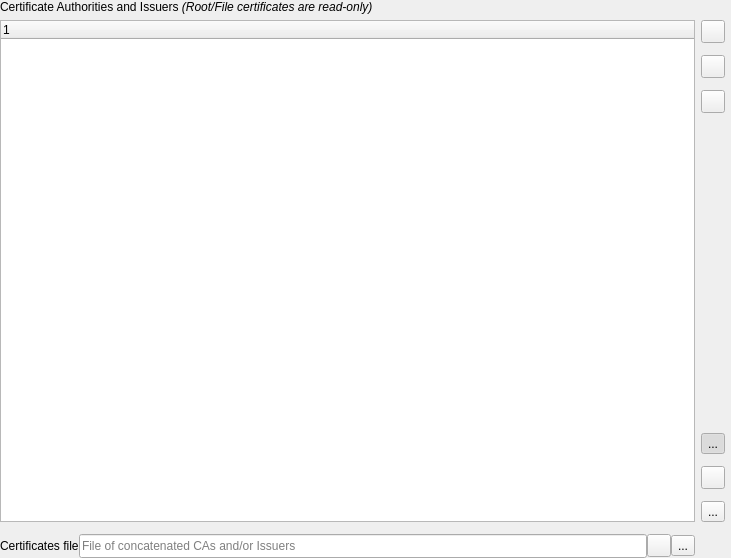
<?xml version="1.0" encoding="UTF-8"?>
<ui version="4.0">
 <class>QgsAuthAuthoritiesEditor</class>
 <widget class="QWidget" name="QgsAuthAuthoritiesEditor">
  <property name="geometry">
   <rect>
    <x>0</x>
    <y>0</y>
    <width>731</width>
    <height>558</height>
   </rect>
  </property>
  <property name="windowTitle">
   <string>Certificate Authorities Editor</string>
  </property>
  <layout class="QVBoxLayout" name="verticalLayout">
   <property name="margin">
    <number>0</number>
   </property>
   <item>
    <widget class="QLabel" name="lblAuthorities">
     <property name="sizePolicy">
      <sizepolicy hsizetype="Preferred" vsizetype="Maximum">
       <horstretch>0</horstretch>
       <verstretch>0</verstretch>
      </sizepolicy>
     </property>
     <property name="text">
      <string>Certificate Authorities and Issuers &lt;i&gt;(Root/File certificates are read-only)&lt;/i&gt;</string>
     </property>
    </widget>
   </item>
   <item>
    <layout class="QGridLayout" name="gridLayout_2">
     <property name="horizontalSpacing">
      <number>0</number>
     </property>
     <property name="verticalSpacing">
      <number>6</number>
     </property>
     <item row="1" column="0" colspan="2">
      <widget class="QgsMessageBar" name="msgBar"/>
     </item>
     <item row="2" column="0">
      <layout class="QHBoxLayout" name="horizontalLayout">
       <item>
        <widget class="QLabel" name="lblCaFile">
         <property name="text">
          <string>Certificates file</string>
         </property>
        </widget>
       </item>
       <item>
        <layout class="QHBoxLayout" name="horizontalLayout_2">
         <property name="spacing">
          <number>0</number>
         </property>
         <item>
          <widget class="QLineEdit" name="leCaFile">
           <property name="minimumSize">
            <size>
             <width>125</width>
             <height>24</height>
            </size>
           </property>
           <property name="readOnly">
            <bool>true</bool>
           </property>
           <property name="placeholderText">
            <string>File of concatenated CAs and/or Issuers</string>
           </property>
          </widget>
         </item>
         <item>
          <widget class="QToolButton" name="btnCaFileClear">
           <property name="text">
            <string/>
           </property>
           <property name="icon">
            <iconset resource="../../../images/images.qrc">
             <normaloff>:/images/themes/default/mIconClose.svg</normaloff>:/images/themes/default/mIconClose.svg</iconset>
           </property>
          </widget>
         </item>
        </layout>
       </item>
       <item>
        <widget class="QToolButton" name="btnCaFile">
         <property name="text">
          <string>...</string>
         </property>
        </widget>
       </item>
      </layout>
     </item>
     <item row="0" column="1">
      <layout class="QVBoxLayout" name="verticalLayout_2">
       <property name="spacing">
        <number>12</number>
       </property>
       <property name="leftMargin">
        <number>6</number>
       </property>
       <property name="rightMargin">
        <number>6</number>
       </property>
       <item>
        <widget class="QToolButton" name="btnAddCa">
         <property name="toolTip">
          <string>Import certificate(s) to authentication database</string>
         </property>
         <property name="text">
          <string/>
         </property>
         <property name="icon">
          <iconset resource="../../../images/images.qrc">
           <normaloff>:/images/themes/default/symbologyAdd.svg</normaloff>:/images/themes/default/symbologyAdd.svg</iconset>
         </property>
        </widget>
       </item>
       <item>
        <widget class="QToolButton" name="btnRemoveCa">
         <property name="toolTip">
          <string>Remove certificate from authentication database</string>
         </property>
         <property name="text">
          <string/>
         </property>
         <property name="icon">
          <iconset resource="../../../images/images.qrc">
           <normaloff>:/images/themes/default/symbologyRemove.svg</normaloff>:/images/themes/default/symbologyRemove.svg</iconset>
         </property>
        </widget>
       </item>
       <item>
        <widget class="QToolButton" name="btnInfoCa">
         <property name="toolTip">
          <string>Show information for certificate</string>
         </property>
         <property name="text">
          <string/>
         </property>
         <property name="icon">
          <iconset resource="../../../images/images.qrc">
           <normaloff>:/images/themes/default/propertyicons/metadata.svg</normaloff>:/images/themes/default/propertyicons/metadata.svg</iconset>
         </property>
        </widget>
       </item>
       <item>
        <spacer name="verticalSpacer">
         <property name="orientation">
          <enum>Qt::Vertical</enum>
         </property>
         <property name="sizeHint" stdset="0">
          <size>
           <width>20</width>
           <height>40</height>
          </size>
         </property>
        </spacer>
       </item>
       <item>
        <widget class="QToolButton" name="btnGroupByOrg">
         <property name="toolTip">
          <string>Group by organization</string>
         </property>
         <property name="text">
          <string>...</string>
         </property>
         <property name="icon">
          <iconset resource="../../../images/images.qrc">
           <normaloff>:/images/themes/default/mActionFilter.svg</normaloff>:/images/themes/default/mActionFilter.svg</iconset>
         </property>
         <property name="checkable">
          <bool>true</bool>
         </property>
         <property name="checked">
          <bool>true</bool>
         </property>
        </widget>
       </item>
       <item>
        <widget class="QToolButton" name="btnViewRefresh">
         <property name="toolTip">
          <string>Refresh certificate tree view</string>
         </property>
         <property name="text">
          <string/>
         </property>
         <property name="icon">
          <iconset resource="../../../images/images.qrc">
           <normaloff>:/images/themes/default/mActionRefresh.png</normaloff>:/images/themes/default/mActionRefresh.png</iconset>
         </property>
        </widget>
       </item>
       <item>
        <widget class="QToolButton" name="btnUtilities">
         <property name="text">
          <string>...</string>
         </property>
         <property name="icon">
          <iconset resource="../../../images/images.qrc">
           <normaloff>:/images/themes/default/propertyicons/settings.svg</normaloff>:/images/themes/default/propertyicons/settings.svg</iconset>
         </property>
         <property name="popupMode">
          <enum>QToolButton::InstantPopup</enum>
         </property>
        </widget>
       </item>
      </layout>
     </item>
     <item row="0" column="0">
      <widget class="QTreeWidget" name="treeWidgetCAs">
       <property name="focusPolicy">
        <enum>Qt::WheelFocus</enum>
       </property>
       <property name="editTriggers">
        <set>QAbstractItemView::NoEditTriggers</set>
       </property>
       <property name="alternatingRowColors">
        <bool>true</bool>
       </property>
       <property name="selectionMode">
        <enum>QAbstractItemView::SingleSelection</enum>
       </property>
       <property name="selectionBehavior">
        <enum>QAbstractItemView::SelectRows</enum>
       </property>
       <property name="iconSize">
        <size>
         <width>26</width>
         <height>22</height>
        </size>
       </property>
       <column>
        <property name="text">
         <string notr="true">1</string>
        </property>
       </column>
      </widget>
     </item>
    </layout>
   </item>
  </layout>
 </widget>
 <customwidgets>
  <customwidget>
   <class>QgsMessageBar</class>
   <extends>QFrame</extends>
   <header>qgsmessagebar.h</header>
   <container>1</container>
  </customwidget>
 </customwidgets>
 <resources>
  <include location="../../../images/images.qrc"/>
 </resources>
 <connections/>
</ui>
